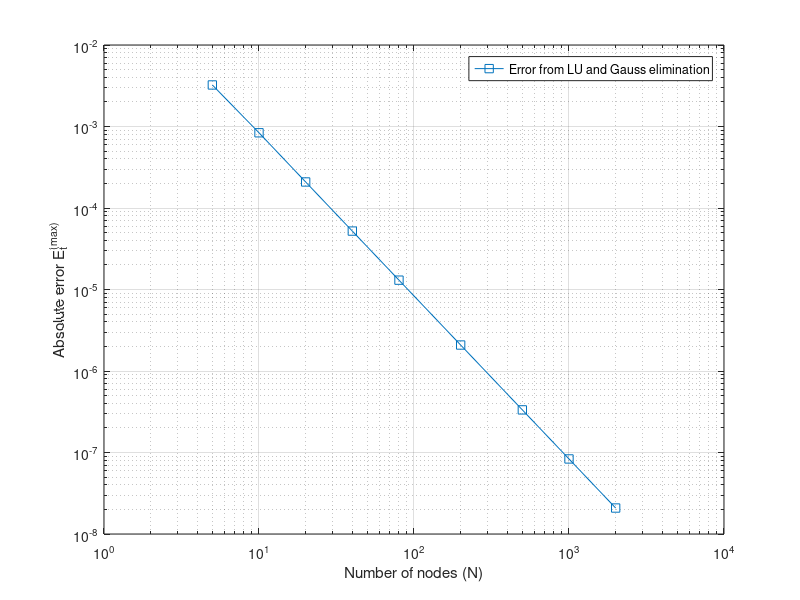

This figure's MATLAB source:
function [ ] = HeatError()

% Forms the tridiagonal matrix A
% Uses the previously-developed LU factorization and substitution methods
% to solve this matrix
% Finds the associated error norm
% Solves using the Thomas algorithm and compares

ErrMatrix = zeros(2,9);   % Set up a matrix to store N vs. max error
ErrMatrix(1,:) = [5 10 20 40 80 200 500 1000 2000];


for j = 1:length(ErrMatrix(1,:))  % Populate error matrix
    N = ErrMatrix(1,j);
    [A,b,x_exact] = formA(N);     % Call subroutine to construct A
    
    % Gauss
    xg = A\b;
    xg_err = abs(x_exact - xg);
    xg_err_max = max(xg_err);
    
    % LU
    [L,U,P] = lu(A);
    xlu = U \ ( L \ ( P * b ) );
    xlu_err = abs(x_exact - xlu);
    xlu_err_max = max(xlu_err);
    
    ErrMatrix(2,j) = max(xg_err_max,xlu_err_max);
end

close all
figure(1)
loglog(ErrMatrix(1,:),ErrMatrix(2,:),'-s')
hold on
xlabel('Number of nodes (N)')
ylabel('Absolute error E_t^{(max)}')
legend('Error from LU and Gauss elimination')
grid on
hold off






function [A,b,x] = formA(N)
% Subroutine for heat equation matrix
% Creates the tridiagonal matrix A found using the heat equation
% Creates the RHS vector b from the sine function
% Returns the exact solution as a vector x
% N is the number of nodes

A = zeros(N-1,N-1);  % Initialize matrix with all zeros
b = zeros(N-1,1);      % Initialize RHS vector
x = zeros(N-1,1);      % Initialize exact solution
h = 1/N;

% Form the diagonal
for i = 1 : N-1 
    A(i,i) = 2;
end

% Form the subdiagonal and superdiagonal
for i = 1 : N-2
    A(i+1,i) = -1;   % Subdiagonal
    A(i,i+1) = -1;   % Superdiagonal
end

% Form RHS vector and exact solution
for i = 1 : N-1
    b(i) = h^2 * sin(pi*h*i);
    x(i) = sin(pi*h*i)/pi^2;
end

end

end


